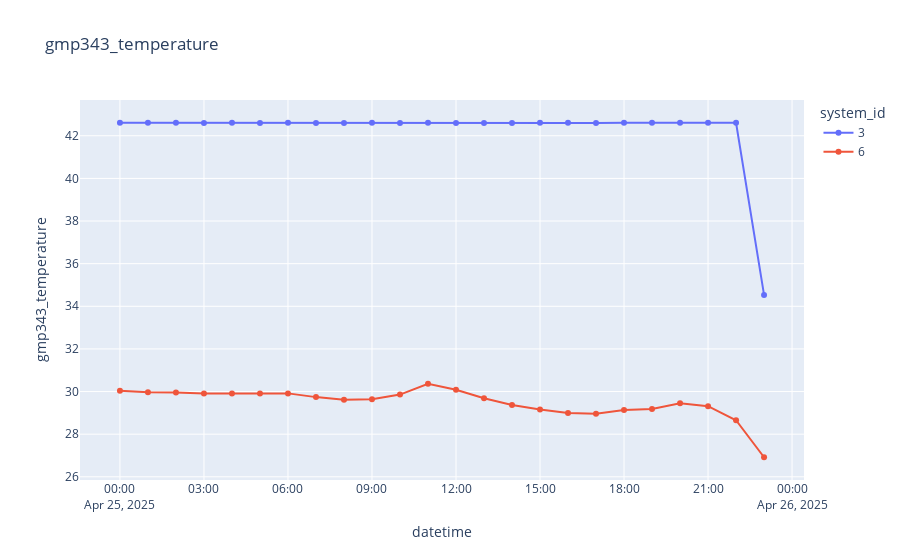

Source (notebook cell):
### Code cell
plot_sensor_measurement(df,ids,col_name="gmp343_temperature")

### Figure 1 — Plotly figure (JSON) as saved in the notebook; plotly's stock layout.template omitted (floating-point values rounded to 4 significant figures)
{"data": [{"hovertemplate": "system_id=3<br>datetime=%{x}<br>gmp343_temperature=%{y}<extra></extra>", "legendgroup": "3", "line": {"color": "#636efa", "dash": "solid"}, "marker": {"symbol": "circle"}, "mode": "lines+markers", "name": "3", "orientation": "v", "showlegend": true, "type": "scatter", "x": ["2025-04-25T00:00:00", "2025-04-25T01:00:00", "2025-04-25T02:00:00", "2025-04-25T03:00:00", "2025-04-25T04:00:00", "2025-04-25T05:00:00", "2025-04-25T06:00:00", "2025-04-25T07:00:00", "2025-04-25T08:00:00", "2025-04-25T09:00:00", "2025-04-25T10:00:00", "2025-04-25T11:00:00", "2025-04-25T12:00:00", "2025-04-25T13:00:00", "2025-04-25T14:00:00", "2025-04-25T15:00:00", "2025-04-25T16:00:00", "2025-04-25T17:00:00", "2025-04-25T18:00:00", "2025-04-25T19:00:00", "2025-04-25T20:00:00", "2025-04-25T21:00:00", "2025-04-25T22:00:00", "2025-04-25T23:00:00"], "xaxis": "x", "y": [42.61, 42.61, 42.61, 42.61, 42.61, 42.6, 42.61, 42.6, 42.6, 42.61, 42.6, 42.61, 42.6, 42.6, 42.6, 42.61, 42.61, 42.6, 42.61, 42.61, 42.61, 42.61, 42.61, 34.53], "yaxis": "y"}, {"hovertemplate": "system_id=6<br>datetime=%{x}<br>gmp343_temperature=%{y}<extra></extra>", "legendgroup": "6", "line": {"color": "#EF553B", "dash": "solid"}, "marker": {"symbol": "circle"}, "mode": "lines+markers", "name": "6", "orientation": "v", "showlegend": true, "type": "scatter", "x": ["2025-04-25T00:00:00", "2025-04-25T01:00:00", "2025-04-25T02:00:00", "2025-04-25T03:00:00", "2025-04-25T04:00:00", "2025-04-25T05:00:00", "2025-04-25T06:00:00", "2025-04-25T07:00:00", "2025-04-25T08:00:00", "2025-04-25T09:00:00", "2025-04-25T10:00:00", "2025-04-25T11:00:00", "2025-04-25T12:00:00", "2025-04-25T13:00:00", "2025-04-25T14:00:00", "2025-04-25T15:00:00", "2025-04-25T16:00:00", "2025-04-25T17:00:00", "2025-04-25T18:00:00", "2025-04-25T19:00:00", "2025-04-25T20:00:00", "2025-04-25T21:00:00", "2025-04-25T22:00:00", "2025-04-25T23:00:00"], "xaxis": "x", "y": [30.04, 29.96, 29.96, 29.91, 29.91, 29.91, 29.91, 29.74, 29.62, 29.64, 29.86, 30.36, 30.08, 29.68, 29.37, 29.15, 28.99, 28.96, 29.14, 29.18, 29.45, 29.31, 28.65, 26.92], "yaxis": "y"}], "layout": {"legend": {"title": {"text": "system_id"}, "tracegroupgap": 0}, "title": {"text": "gmp343_temperature"}, "xaxis": {"anchor": "y", "domain": [0, 1], "title": {"text": "datetime"}}, "yaxis": {"anchor": "x", "domain": [0, 1], "title": {"text": "gmp343_temperature"}}}}
